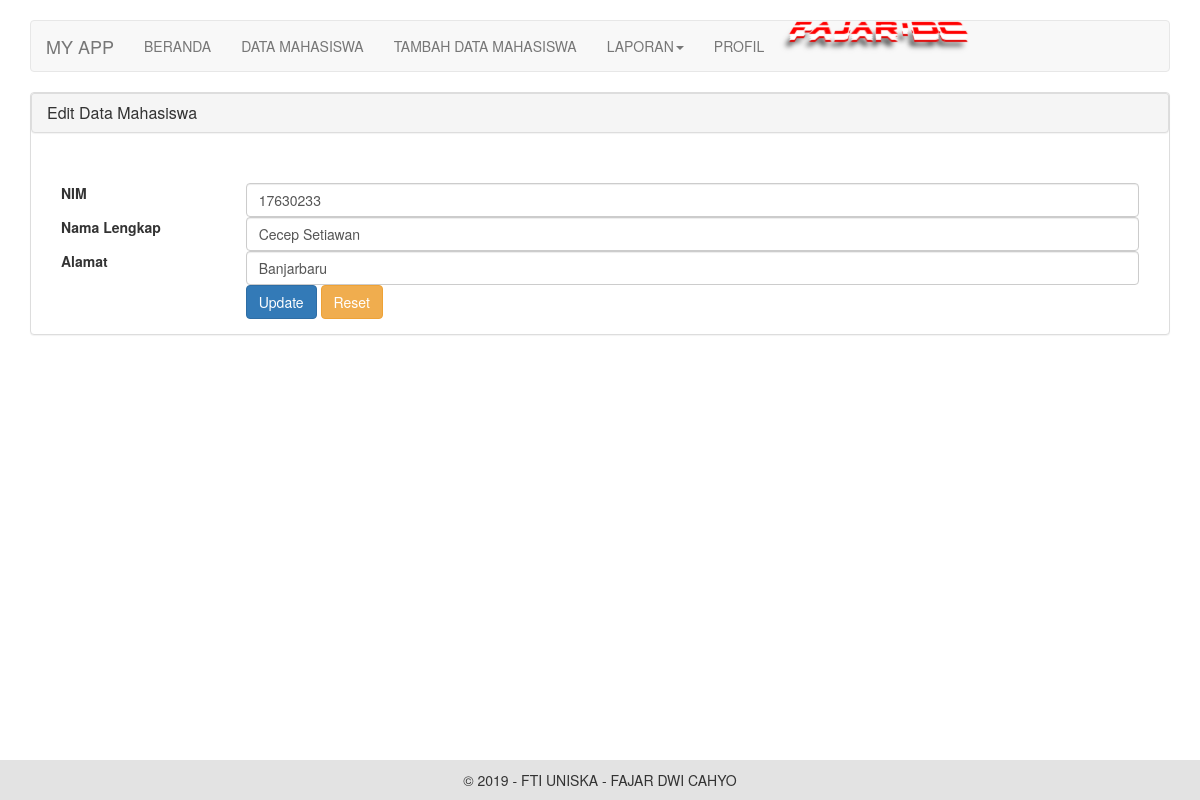
Page /update.php?id=4 on the committed database.
### tables this page shows
CREATE TABLE `mahasiswa` (
  `id` int(11) NOT NULL,
  `nim` varchar(10) NOT NULL,
  `nama` varchar(100) NOT NULL,
  `alamat` varchar(200) NOT NULL
);

### update.php (the view, shortened to what this page needs)
<?php
	include"connection.php";
?>
<?php
		$id = $_GET['id'];
		$result = mysqli_query($con, "SELECT * FROM mahasiswa WHERE id=$id");
		while($data = mysqli_fetch_array($result))
		{
			$nim	= $data['nim'];
			$nama	= $data['nama'];
			$alamat	= $data['alamat'];
			}
?>
<?php include"header.php" ?>
<div class="panel panel-default">
	<div class="panel panel-heading">
		<h3 class="panel-title">Edit Data Mahasiswa</h3>
	</div>
	<div class="panel-body">
		<form method="post" action="update.php" class="form-horozontal">
			<div class="form-group">
				<label for="nim" class="col-sm-2 control-label">NIM</label>
				<div class="col-sm-10">
					<input type="text" class="form-control" name="nim" placeholder="Masukan NIM..." value="<?php echo $nim;?>">
				</div>
			</div>
			<div class="form-group">
				<label for="nama" class="col-sm-2 control-label">Nama Lengkap</label>
				<div class="col-sm-10">
					<input type="text" class="form-control" name="nama" palceholder="Masukan Nama Lengkap..." value="<?php echo $nama;?>">
				</div>
			</div>
			<div class="form-group">
				<label for="nama" class="col-sm-2 control-label">Alamat</label>
				<div class="col-sm-10">
					<input type="text" class="form-control" name="alamat" palceholder="Masukan Alamat..." value="<?php echo $alamat;?>">
				</div>
			</div>
			<div class="form-group">
				<div class="col-sm-offset-2 col-sm-10">
					<input type="submit" name="update" class="btn btn-primary" value="Update">
					<input type="reset" name="reset" class="btn btn-warning" value="Reset">
				</div>
			</div>
		</form>
	</div>
</div>
<?php include"footer.php" ?>

### rows in the picture
mahasiswa: nim "17630233", nama "Cecep Setiawan", alamat "Banjarbaru"
